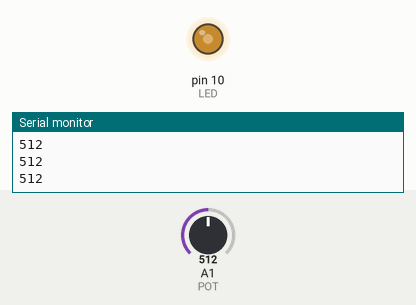
Simulated run of this sketch. Board: Arduino Uno, built with avr-gcc and run on an emulated ATmega328P. Shown: output pins drawn as LEDs (lit = HIGH), the last lines printed to the serial monitor. The inputs (shaded band) are chosen by the test bench; at power-on: A1 (POT) = 512.

Above: at 1.2 s.
1.3 s: A1 (POT) set to 716
At 2.5 s:
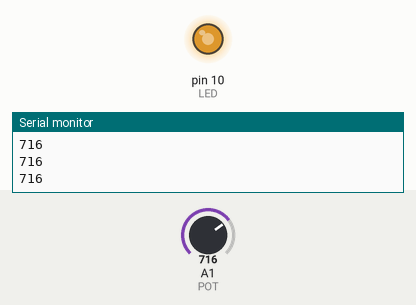
2.8 s: A1 (POT) set to 900
At 3.8 s:
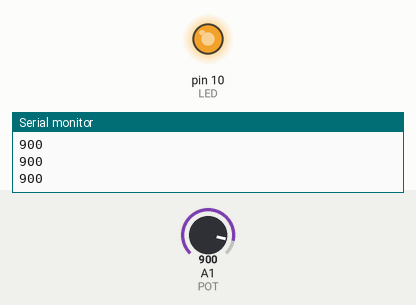
4.3 s: A1 (POT) set to 122
At 4.9 s:
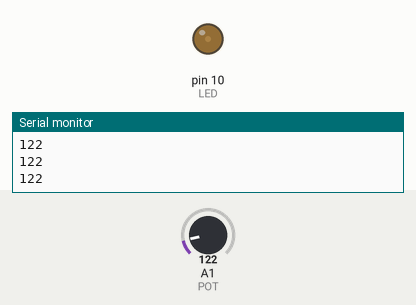
5.8 s: A1 (POT) set to 0
At 7.2 s:
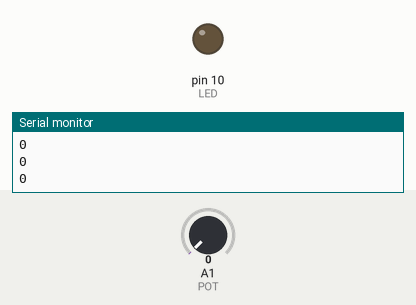
Timing chart, 0 to 8.3 s (numbered marks = the images above; inputs shaded):
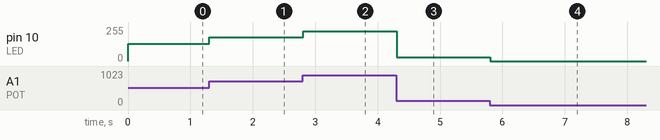

Measured:
- after the input at 1.3 s, pin 10 (LED): 128/255 → 179/255 at once
- after the input at 2.8 s, pin 10 (LED): 179/255 → 225/255 at once
- after the input at 4.3 s, pin 10 (LED): 225/255 → 30/255 at once
- after the input at 5.8 s, pin 10 (LED): 30/255 → 0/255 at once

The sketch:

velocidade_led_pot.ino
```cpp
#define POT A1
#define LED 10

int valorPot = 0;
int brilho =0;

void setup() {

pinMode(POT, INPUT);
pinMode(LED, OUTPUT);
Serial.begin(9600);

}

void loop() {

valorPot = analogRead(POT);
Serial.println(valorPot);
brilho = valorPot/4;
analogWrite(LED, brilho);
}
```
